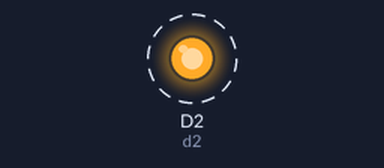
The sketch below on a simulated ESP8266 (NodeMCU). On the bench: output pins drawn as LEDs (lit = HIGH). Dashed ring = blinking.

Above: at 0.1 s.
Timing chart, 0 to 3.0 s (numbered marks = the images above):
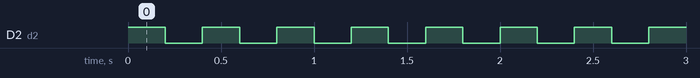

Measured:
- by itself, D2 (d2): alternates HIGH for 0.20 s and LOW for 0.20 s

The sketch:

LaserEmit.ino
```cpp
int d2=D2;
void setup()
{
 pinMode(d2,OUTPUT);
}

void loop()
{
  digitalWrite(d2,HIGH);
  delay(200);
  digitalWrite(d2,LOW);
  delay(200);
}
```
